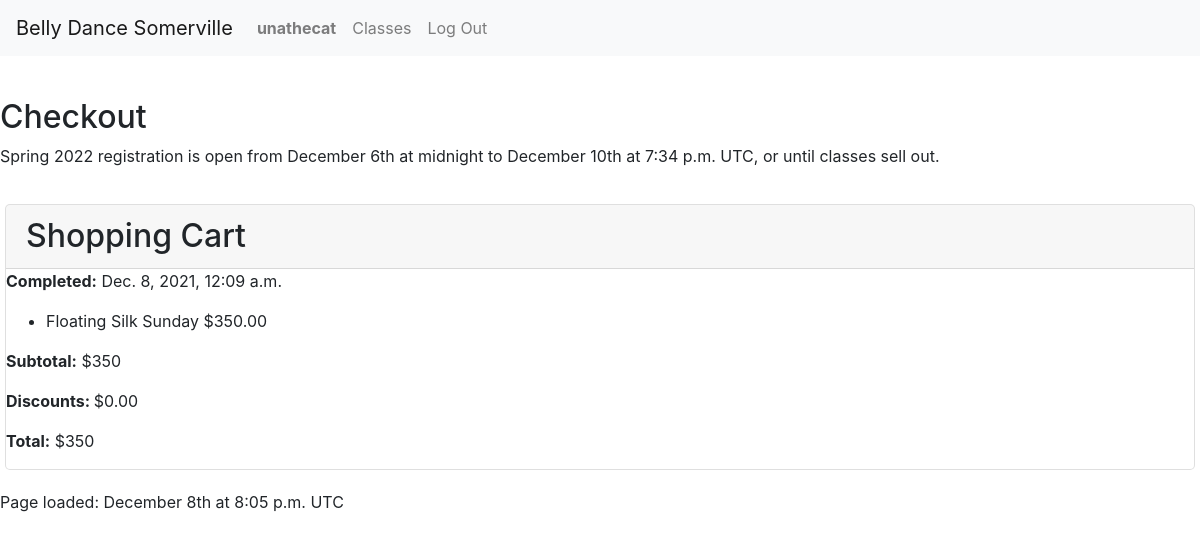
/checkout/8 (signed in), run on an earlier commit of the app's database.
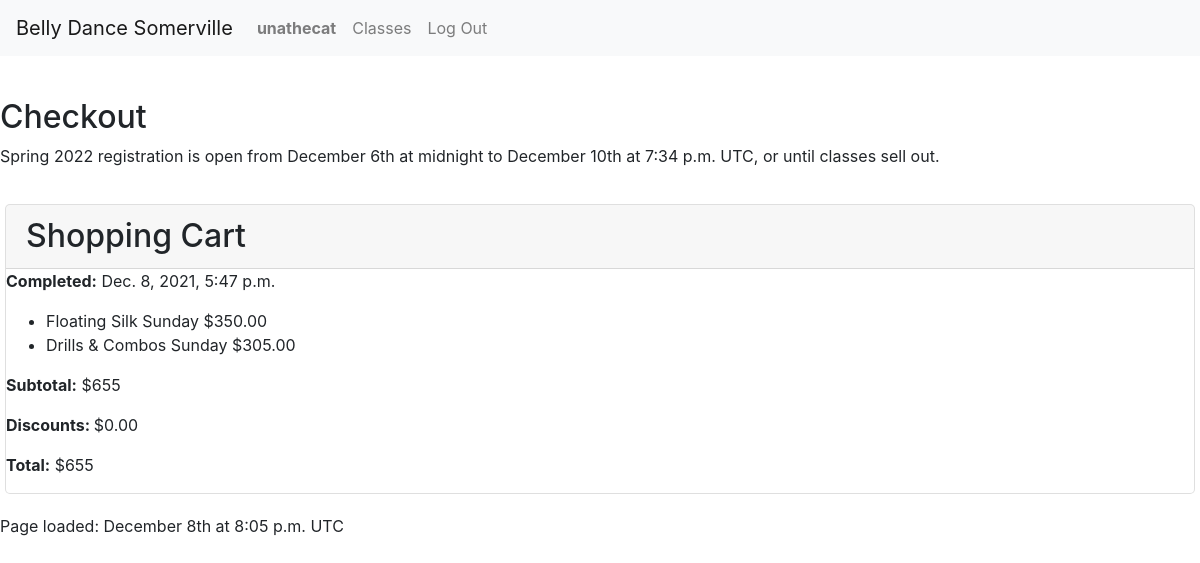
And on a later commit of the database.
### enrollment/models.py (models this page shows, shortened)
class Order(models.Model):
    student = models.ForeignKey(
        User, on_delete=PROTECT, null=False, blank=False, related_name='orders')
    discount = models.DecimalField(
        max_digits=8, decimal_places=2, null=True, blank=True)
    completed = models.DateTimeField(null=True, blank=True)
    @property
    def subtotal(self):
        try:
            amount = self.line_items.aggregate(Sum('price'))['price__sum']
        except Exception:
            return 0
        return 0 if amount == None else amount
    @property
    def total(self):
        return self.subtotal - self.discount if self.discount != None else self.subtotal

class LineItem(models.Model):
    order = models.ForeignKey(Order, on_delete=PROTECT,
                              null=False, blank=False, related_name='line_items')
    offering = models.ForeignKey(
        Offering, on_delete=PROTECT, null=False, blank=False, related_name='line_items')
    planned_absences = models.CharField(max_length=1024, null=True, blank=True)
    price = models.DecimalField(
        max_digits=6, decimal_places=2, null=False, blank=False)

class Offering(models.Model):
    course = models.ForeignKey(
        Course, on_delete=PROTECT, null=False, blank=False, related_name='offerings')
    semester = models.ForeignKey(
        Semester, on_delete=PROTECT, null=False, blank=False, related_name='offerings')
    location = models.ForeignKey(
        Location, on_delete=PROTECT, null=False, blank=False, related_name='offerings')
    price = models.DecimalField(
        max_digits=7, decimal_places=2, null=False, blank=False)
    weekday = models.IntegerField(
        choices=settings.WEEKDAYS, null=False, blank=False)
    start_time = models.TimeField(null=False, blank=False)
    end_time = models.TimeField(null=False, blank=False)
    timezone = models.CharField(max_length=32, choices=TIMEZONES,
                                default=settings.DEFAULT_TIMEZONE)
    start_date = models.DateField(null=False, blank=False)
    end_date = models.DateField(null=False, blank=False)
    backup_date = models.DateField(null=False, blank=False)
    capacity = models.IntegerField(null=False, blank=False)
    schedule_notes = models.CharField(max_length=2048, null=True, blank=True)
    notes = models.CharField(max_length=2048, null=True, blank=True)
    @property
    def weekday_name(self):
        return settings.WEEKDAYS[self.weekday][1]

class Course(models.Model):
    title = models.CharField(max_length=64, null=False, blank=False)
    subtitle = models.CharField(max_length=256, null=False, blank=False)
    description = models.TextField(max_length=4096, null=False, blank=False, help_text=settings.MARKDOWN_HELP_TEXT)
    requirements = models.CharField(max_length=256, null=False, blank=False)
    qualifications = models.CharField(max_length=1024, null=False, blank=False)

### enrollment/views.py (the view, shortened to what this page needs)
# urls.py: path('checkout/<int:id>', views.checkout, name='checkout'),
@login_required
@csrf_exempt
def checkout(request, id):
    try:
        cart = Order.objects.get(pk=id)
        if cart:
            cart.items = cart.line_items.all()
    except Order.DoesNotExist:
        cart = None
        message = f'Order {id} not found.'
    payment_form = None
    if request.method == 'GET':
        if cart.completed == None:
            message = validate_checkout(request, id)
            if cart.student != request.user:
                cart = None
            else:
                payment_form = GiftCardForm(initial={'total': cart.total})
        else:
            payment_form = None
            if cart.student != request.user:
                cart = None
                message = 'You may not view other users\' orders'
            else:
                message = None
    else:
        message = 'POST or GET request required.'
    return render(request, 'enrollment/cart.html', {
        'cart': cart,
        'message': message,
        'semester': latest_semester(),
        'payment_form': payment_form
    })

### enrollment/context_processors.py (called while the page is built)
def global_settings(request):
    return {
    'DEFAULT_TIMEZONE': settings.DEFAULT_TIMEZONE,
    'DATE_TIME_FORMAT': settings.DATE_TIME_FORMAT,
    'DATE_TIME_TIMEZONE_FORMAT': settings.DATE_TIME_TIMEZONE_FORMAT,
    'SCHOOL_NAME': settings.SCHOOL_NAME,
    'SCHOOL_POLICIES': settings.SCHOOL_POLICIES,
    'NO_OFFERINGS': settings.NO_OFFERINGS,
    }

### enrollment/models.py (called while the page is built)
    @property
    def current_time(self):
        return timezone.now()

    @property
    def registration_status(self):
        now = timezone.now()
        if self.registration_close < now:
            return 'closed'
        elif self.registration_open > now:
            return 'future'
        else:
            return 'open'

    def __str__(self):
        return self.name

### enrollment/views.py (called while the page is built)
def latest_semester():
    try:
        semester = Semester.objects.filter(hide=False).latest('start_date')
    except Semester.DoesNotExist:
        return None
    return semester

### enrollment/templates/enrollment/cart.html (shortened to what this page needs)
{% extends "enrollment/layout.html" %}
{% load static %}
{% load tz %}
{% block body %}
<div id="main-alert-fading" class="alert alert-fade" role="alert">
</div>
<h2>Checkout</h2>
{% if semester.registration_status == 'closed' %}
    <p>{{semester}} registration closed on {{semester.registration_close}} </p>
{% else %}
    <p>{{semester}} registration is open from {{semester.registration_open|date:DATE_TIME_FORMAT}} to {{semester.registration_close|date:DATE_TIME_TIMEZONE_FORMAT}}, or until classes sell out. </p>
{% endif %}
<div class="row">
    <div id="cart-container" class="col-md order-md-5 card">
        <h2 class="card-header section-header">Shopping Cart</h2>
        <div>
            {% if cart %}
                {% if cart.completed %}
                    <p><span class="label">Completed:</span>  {{cart.completed}}</p>
                {% endif %}
                <ul id="cart-items">
                {% for item in cart.items %}
                    <li data-offering={{item.offering.id}}>{{item.offering.course.title}} {{item.offering.weekday_name}} ${{item.price}}
                    </li>
                {% endfor %}
                </ul>
                {% if cart.items %}
                    <p><span class="label">Subtotal:</span>  ${{cart.subtotal|default_if_none:"0.00"}}</p>
                    <p><span class="label">Discounts: </span> ${{cart.discount|default_if_none:"0.00"}}</p>
                    <p><span class="label">Total:</span>  ${{cart.total|default_if_none:"0.00"}}</p>
                {% else %}
                    <h4>No items in your cart.</h4>
                {% endif %}
            {% else %}
                <h4>No items in your cart.</h4>
            {% endif %}
        </div>
    </div>
</div>
{% endblock %}

What changed in the data, as far as the page shows it:
changed Order: completed "Dec. 8, 2021, 12:09 a.m." → "Dec. 8, 2021, 5:47 p.m."; subtotal "350" → "655"; total "350" → "655"
added LineItem: offering.course "Drills & Combos", offering.weekday_name "Sunday", price "305.00"
